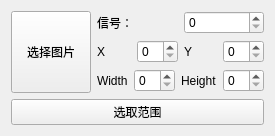
<?xml version="1.0" encoding="UTF-8"?>
<ui version="4.0">
 <class>CVSignalWidget</class>
 <widget class="QWidget" name="CVSignalWidget">
  <property name="geometry">
   <rect>
    <x>0</x>
    <y>0</y>
    <width>275</width>
    <height>136</height>
   </rect>
  </property>
  <property name="windowTitle">
   <string>Form</string>
  </property>
  <layout class="QVBoxLayout" name="verticalLayout">
   <item>
    <layout class="QHBoxLayout" name="horizontalLayout_9">
     <item>
      <widget class="QPushButton" name="buttonImage">
       <property name="sizePolicy">
        <sizepolicy hsizetype="Expanding" vsizetype="Expanding">
         <horstretch>0</horstretch>
         <verstretch>0</verstretch>
        </sizepolicy>
       </property>
       <property name="text">
        <string>选择图片</string>
       </property>
      </widget>
     </item>
     <item>
      <layout class="QVBoxLayout" name="verticalLayout_2">
       <item>
        <layout class="QHBoxLayout" name="horizontalLayout_8">
         <item>
          <widget class="QLabel" name="labelSignal">
           <property name="text">
            <string>信号：</string>
           </property>
          </widget>
         </item>
         <item>
          <widget class="QSpinBox" name="spinSignal"/>
         </item>
        </layout>
       </item>
       <item>
        <layout class="QHBoxLayout" name="horizontalLayout_3">
         <item>
          <layout class="QHBoxLayout" name="horizontalLayout_2">
           <item>
            <widget class="QLabel" name="labelX">
             <property name="text">
              <string>X</string>
             </property>
            </widget>
           </item>
           <item>
            <widget class="QSpinBox" name="spinX"/>
           </item>
          </layout>
         </item>
         <item>
          <layout class="QHBoxLayout" name="horizontalLayout">
           <item>
            <widget class="QLabel" name="labelY">
             <property name="text">
              <string>Y</string>
             </property>
            </widget>
           </item>
           <item>
            <widget class="QSpinBox" name="spinY"/>
           </item>
          </layout>
         </item>
        </layout>
       </item>
       <item>
        <layout class="QHBoxLayout" name="horizontalLayout_4">
         <item>
          <layout class="QHBoxLayout" name="horizontalLayout_5">
           <item>
            <layout class="QHBoxLayout" name="horizontalLayout_6">
             <item>
              <widget class="QLabel" name="labelWidth">
               <property name="text">
                <string>Width</string>
               </property>
              </widget>
             </item>
             <item>
              <widget class="QSpinBox" name="spinWidth"/>
             </item>
            </layout>
           </item>
          </layout>
         </item>
         <item>
          <layout class="QHBoxLayout" name="horizontalLayout_7">
           <item>
            <widget class="QLabel" name="labelHeight">
             <property name="text">
              <string>Height</string>
             </property>
            </widget>
           </item>
           <item>
            <widget class="QSpinBox" name="spinHeight"/>
           </item>
          </layout>
         </item>
        </layout>
       </item>
      </layout>
     </item>
    </layout>
   </item>
   <item>
    <widget class="QPushButton" name="buttonSelect">
     <property name="text">
      <string>选取范围</string>
     </property>
    </widget>
   </item>
  </layout>
 </widget>
 <resources/>
 <connections/>
</ui>
